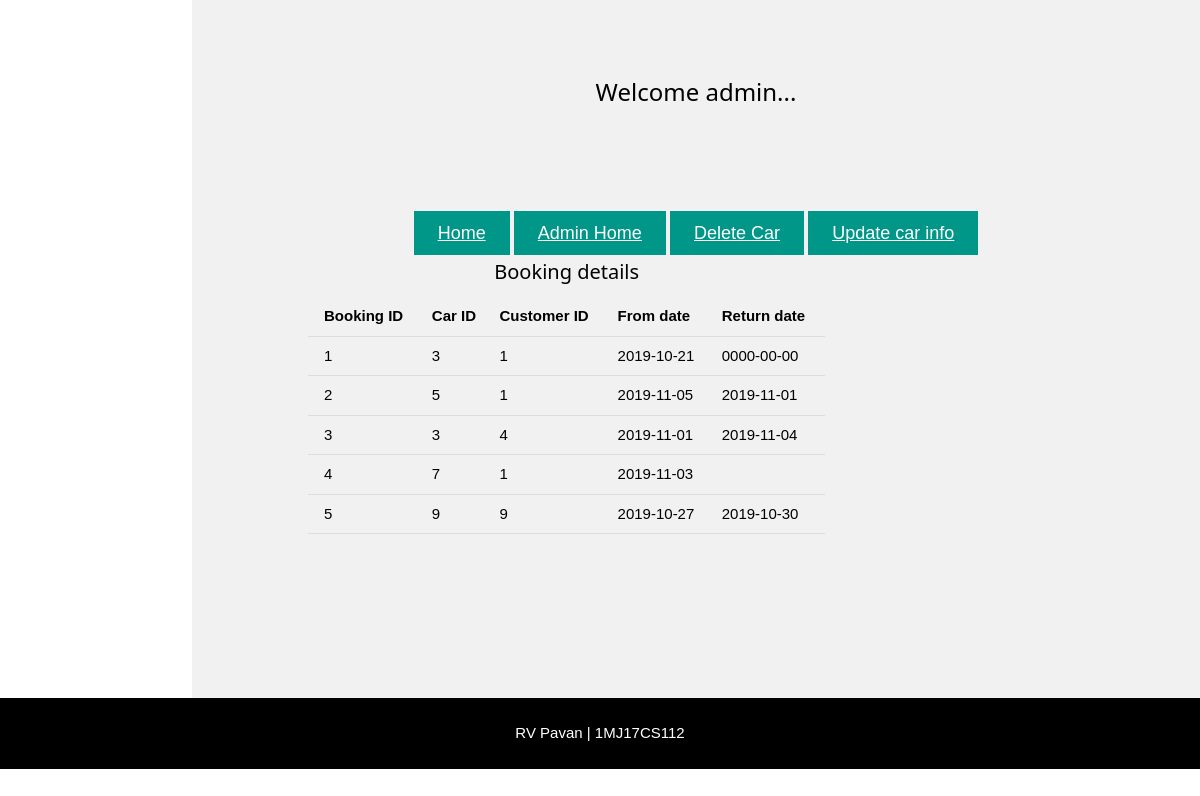
The page /booking_details.php on the database its author committed.
### tables this page shows
CREATE TABLE `booking_details` (
  `booking_id` int(20) NOT NULL,
  `car_id` int(11) NOT NULL,
  `cust_id` int(11) NOT NULL,
  `from_date` date NOT NULL,
  `return_date` date DEFAULT NULL
);

### booking_details.php (the view, shortened to what this page needs)
<!DOCTYPE html>
<html>
<link rel="stylesheet" type="text/css" href="w3.css">
<body class="w3-content" style="max-width:1200px">
<div class="w3-row-padding w3-light-grey w3-padding-64 w3-container" style="margin-left:16%">
  <h3 class="w3-center">Welcome admin...</h3>
<header class="w3-container w3-center" style="padding:100px 100px">
<a href="index.php" class="3-button w3-teal w3-padding-large w3-large w3-margin-top">Home</a>
    <a href="adminpage.html" class="3-button w3-teal w3-padding-large w3-large w3-margin-top">Admin Home</a>
    <a href="addcar.php" class="3-button w3-teal w3-padding-large w3-large w3-margin-top">Delete Car</a>
    <a href="updatecar.php" class="3-button w3-teal w3-padding-large w3-large w3-margin-top">Update car info</a>
  <div class="w3-content">
    <div class="w3-twothird">
      <h4>Booking details</h4>
      <?php
      include 'setup.php';
      $sql = "SELECT * FROM booking_details";
      $result = mysqli_query($conn, $sql);
      echo "<table class='w3-table w3-bordered'>";
      echo'<th>Booking ID</th><th>Car ID</th><th>Customer ID</th><th>From date</th><th>Return date</th>';
      while($data = mysqli_fetch_array($result))
      {
      echo'<tr>';
      echo '<td>'.$data['booking_id'].'</td><td>'.$data['car_id'].'</td><td>'.$data['cust_id'].'</td><td>'.$data['from_date'].'</td><td>'.$data['return_date'].'</td>';
      echo'</tr>';
      }
      echo "</table>";
      ?>
    </div>
  </div>
</div>
  <div class="w3-black w3-center w3-padding-24">RV Pavan |  1MJ17CS112</div>
</body>
</html>

### w3.css (style rules this page uses)
html { box-sizing:border-box }
*,*:before,*:after { box-sizing:inherit }
html { -ms-text-size-adjust:100%;-webkit-text-size-adjust:100% }
body { margin:0 }
article,aside,details,figcaption,figure,footer,header,main,menu,nav,section,summary { display:block }
a { background-color:transparent;-webkit-text-decoration-skip:objects }
html,body { font-family:Verdana,sans-serif;font-size:15px;line-height:1.5 }
html { overflow-x:hidden }
h3 { font-size:24px }
h4 { font-size:20px }
h1,h2,h3,h4,h5,h6 { font-family:"Segoe UI",Arial,sans-serif;font-weight:400;margin:10px 0 }
a { color:inherit }
.w3-table,.w3-table-all { border-collapse:collapse;border-spacing:0;width:100%;display:table }
.w3-bordered tr,.w3-table-all tr { border-bottom:1px solid #ddd }
.w3-table td,.w3-table th,.w3-table-all td,.w3-table-all th { padding:8px 8px;display:table-cell;text-align:left;vertical-align:top }
.w3-table th:first-child,.w3-table td:first-child,.w3-table-all th:first-child,.w3-table-all td:first-child { padding-left:16px }
.w3-container:after,.w3-container:before,.w3-panel:after,.w3-panel:before,.w3-row:after,.w3-row:before,.w3-row-padding:after,.w3-row-padding:before, .w3-cell-row:before,.w3-cell-row:after,.w3-clear:after,.w3-clear:before,.w3-bar:before,.w3-bar:after { content:"";display:table;clear:both }
.w3-col,.w3-half,.w3-third,.w3-twothird,.w3-threequarter,.w3-quarter { float:left;width:100% }
@media (min-width:601px) { .w3-col.m8,.w3-twothird { width:66.66666% } }
.w3-content { max-width:980px;margin:auto }
.w3-row-padding,.w3-row-padding>.w3-half,.w3-row-padding>.w3-third,.w3-row-padding>.w3-twothird,.w3-row-padding>.w3-threequarter,.w3-row-padding>.w3-quarter,.w3-row-padding>.w3-col { padding:0 8px }
.w3-container,.w3-panel { padding:0.01em 16px }
.w3-large { font-size:18px!important }
.w3-center { text-align:center!important }
.w3-margin-top { margin-top:16px!important }
.w3-padding-large { padding:12px 24px!important }
.w3-padding-24 { padding-top:24px!important;padding-bottom:24px!important }
.w3-padding-64 { padding-top:64px!important;padding-bottom:64px!important }
.w3-teal,.w3-hover-teal:hover { color:#fff!important;background-color:#009688!important }
.w3-black,.w3-hover-black:hover { color:#fff!important;background-color:#000!important }
.w3-light-grey,.w3-hover-light-grey:hover,.w3-light-gray,.w3-hover-light-gray:hover { color:#000!important;background-color:#f1f1f1!important }

### rows shown on the page
booking_details: booking_id "1", car "3", cust "1", from_date "2019-10-21", return_date "0000-00-00"
booking_details: booking_id "2", car "5", cust "1", from_date "2019-11-05", return_date "2019-11-01"
booking_details: booking_id "3", car "3", cust "4", from_date "2019-11-01", return_date "2019-11-04"
booking_details: booking_id "4", car "7", cust "1", from_date "2019-11-03"
booking_details: booking_id "5", car "9", cust "9", from_date "2019-10-27", return_date "2019-10-30"
